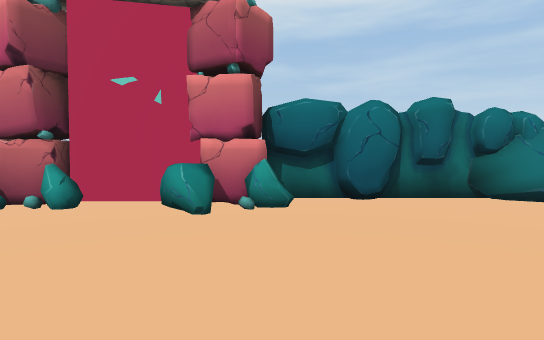
view 1 (above)

18 first-person views from a walk through a Unity game level. The camera is 1.3 m above the floor, tilts 2° down and sees 80° across. The floor is counted in squares, 2 m on a side. Each view is taken from the middle of a square. On the plan, view 1 faces up. The plan holds only what a view shows up to about 10 squares ahead; the rest is blank. The place goes on beyond the plan. Some surface patterns are stand-ins.

view 2
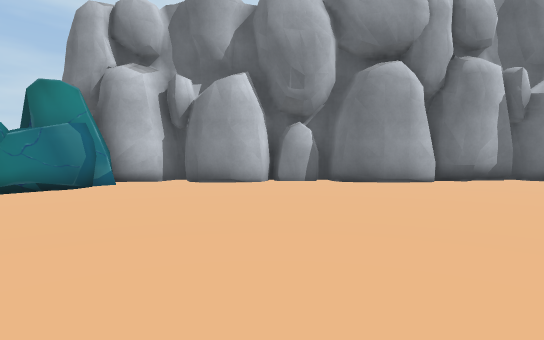

view 3
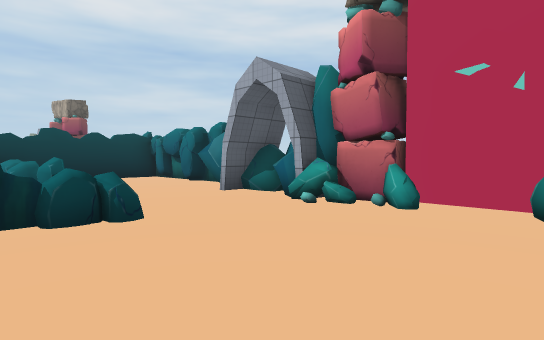

view 4
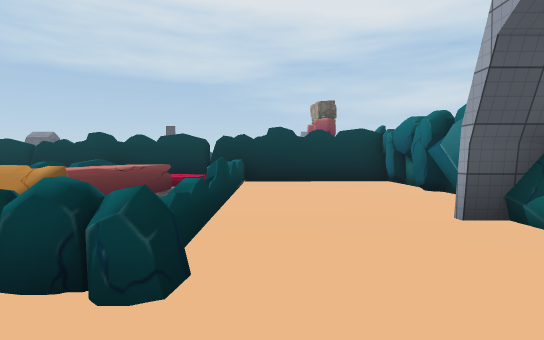

view 5
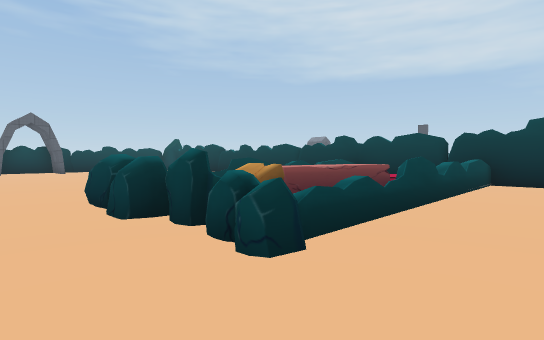

view 6
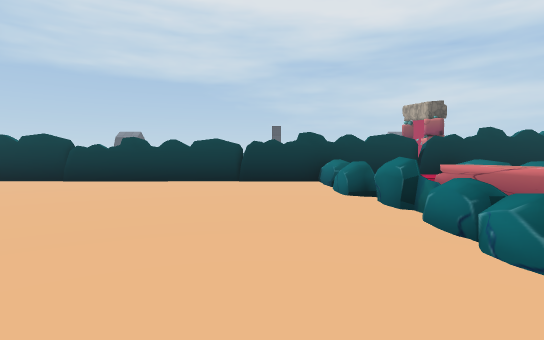

view 7
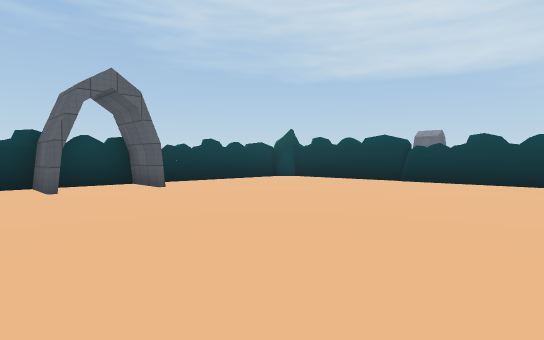

view 8
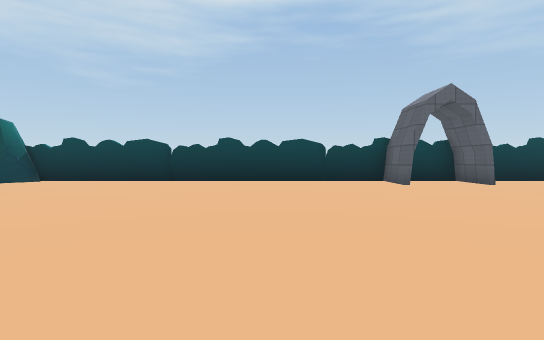

view 9
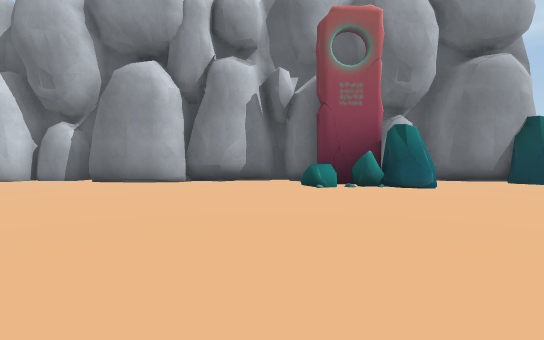

view 10
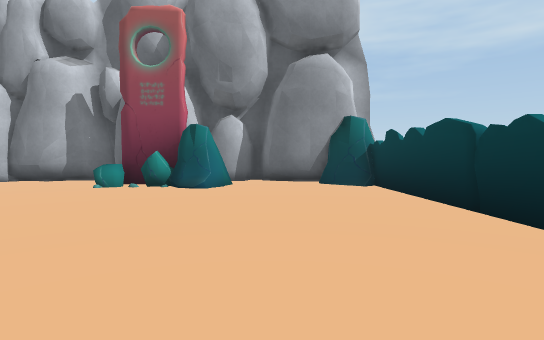

view 11
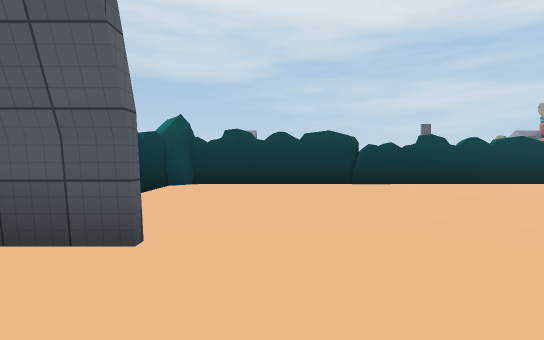

view 12
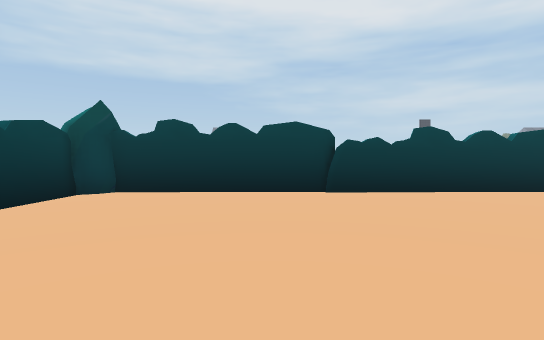

view 13
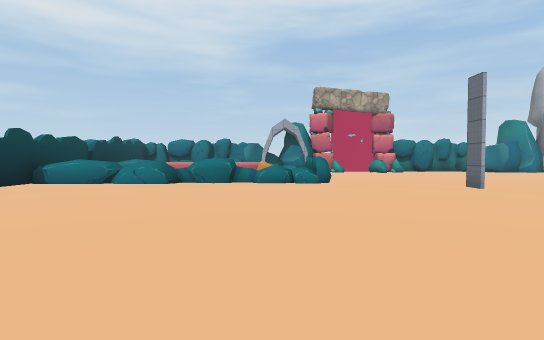

view 14
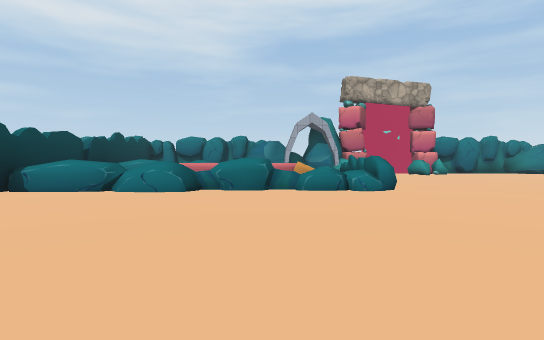

view 15
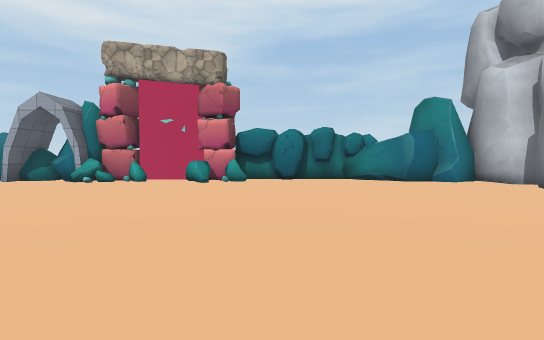

view 16
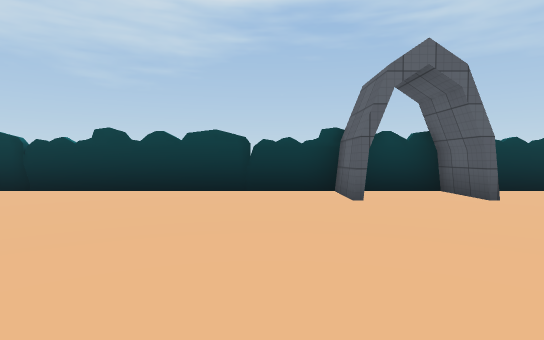

view 17
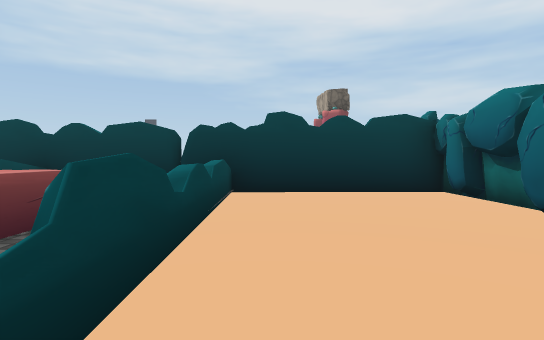

view 18
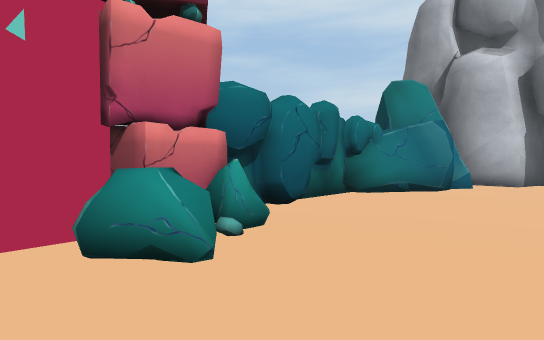

### Floor plan
Key: @ floor where view 1 was taken; # wall or solid block; . floor; ^ raised ledge; R rock; O other object.
Columns run from 13 left of view 1 to 8 right of it. Each row starts with its distance up from view 1.
  6 ###     RR     ##RRR
  5 #.###RRRRROOR###.RRRR
  4 #......#RRR.RR....RR##
  3 #....................#
  2 #...................##
  1 ##^^^^^^^...........##
  0 #^  RRRR^....@.......#
 -1  ^  RRRR^............#
 -2  ^^^^^^^^...........##
 -3 #...................#
 -4 #...........#.......#
 -5 #...................#
 -6 #...................##
 -7 #....................#
 -8 #..................R##
 -9 #..................R#
-10 #..................R#
-11 #..................R#
-12 #...................##
-13 #...................#
-14 R......#.#.........RR
-15 RR##################R

Positions as (right, up) in squares from view 1, and headings:
1: (0, 0), facing up
2: (-2, 0), facing right
3: (-1, 0), facing up-left
4: (-3, 2), facing left
5: (-3, 3), facing down-left
6: (-3, -4), facing left
7: (-3, -6), facing down-left
8: (-1, -5), facing down
9: (-2, -7), facing right
10: (-2, -12), facing right
11: (-4, -12), facing left
12: (-6, -11), facing left
13: (-6, -11), facing up
14: (-7, -9), facing up
15: (1, -5), facing up
16: (-3, -8), facing down
17: (-6, 2), facing left
18: (-2, 2), facing up-right
